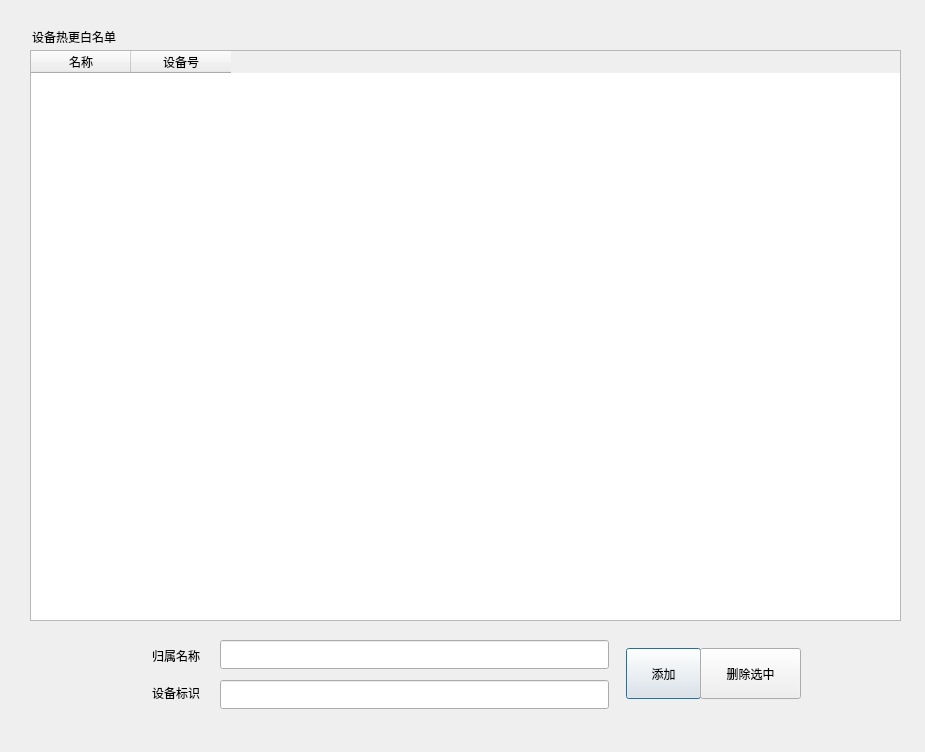
<?xml version="1.0" encoding="UTF-8"?>
<ui version="4.0">
 <class>Dialog</class>
 <widget class="QDialog" name="Dialog">
  <property name="geometry">
   <rect>
    <x>0</x>
    <y>0</y>
    <width>925</width>
    <height>752</height>
   </rect>
  </property>
  <property name="windowTitle">
   <string>Dialog</string>
  </property>
  <property name="modal">
   <bool>true</bool>
  </property>
  <widget class="QLabel" name="label">
   <property name="geometry">
    <rect>
     <x>32</x>
     <y>20</y>
     <width>113</width>
     <height>33</height>
    </rect>
   </property>
   <property name="text">
    <string>设备热更白名单</string>
   </property>
  </widget>
  <widget class="QLineEdit" name="lineEdit_dev_sn">
   <property name="geometry">
    <rect>
     <x>220</x>
     <y>680</y>
     <width>389</width>
     <height>29</height>
    </rect>
   </property>
  </widget>
  <widget class="QPushButton" name="pushButton_whitelist_add">
   <property name="geometry">
    <rect>
     <x>626</x>
     <y>648</y>
     <width>75</width>
     <height>51</height>
    </rect>
   </property>
   <property name="text">
    <string>添加</string>
   </property>
  </widget>
  <widget class="QPushButton" name="pushButton_whitelist_del">
   <property name="geometry">
    <rect>
     <x>700</x>
     <y>648</y>
     <width>101</width>
     <height>51</height>
    </rect>
   </property>
   <property name="text">
    <string>删除选中</string>
   </property>
  </widget>
  <widget class="QLineEdit" name="lineEdit_name">
   <property name="geometry">
    <rect>
     <x>220</x>
     <y>640</y>
     <width>389</width>
     <height>29</height>
    </rect>
   </property>
  </widget>
  <widget class="QLabel" name="label_memo">
   <property name="geometry">
    <rect>
     <x>140</x>
     <y>648</y>
     <width>60</width>
     <height>16</height>
    </rect>
   </property>
   <property name="text">
    <string>归属名称</string>
   </property>
   <property name="alignment">
    <set>Qt::AlignRight|Qt::AlignTrailing|Qt::AlignVCenter</set>
   </property>
  </widget>
  <widget class="QLabel" name="label_memo_2">
   <property name="geometry">
    <rect>
     <x>140</x>
     <y>685</y>
     <width>60</width>
     <height>16</height>
    </rect>
   </property>
   <property name="text">
    <string>设备标识</string>
   </property>
   <property name="alignment">
    <set>Qt::AlignRight|Qt::AlignTrailing|Qt::AlignVCenter</set>
   </property>
  </widget>
  <widget class="QTableWidget" name="tableWidget_whitelist">
   <property name="geometry">
    <rect>
     <x>30</x>
     <y>50</y>
     <width>871</width>
     <height>571</height>
    </rect>
   </property>
   <property name="editTriggers">
    <set>QAbstractItemView::NoEditTriggers</set>
   </property>
   <property name="selectionMode">
    <enum>QAbstractItemView::SingleSelection</enum>
   </property>
   <property name="selectionBehavior">
    <enum>QAbstractItemView::SelectRows</enum>
   </property>
   <property name="textElideMode">
    <enum>Qt::ElideMiddle</enum>
   </property>
   <property name="sortingEnabled">
    <bool>true</bool>
   </property>
   <column>
    <property name="text">
     <string>名称</string>
    </property>
   </column>
   <column>
    <property name="text">
     <string>设备号</string>
    </property>
   </column>
  </widget>
 </widget>
 <resources/>
 <connections/>
</ui>
